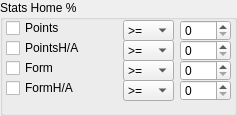
              <widget class="QGroupBox" name="groupBox_3">
               <property name="minimumSize">
                <size>
                 <width>237</width>
                 <height>116</height>
                </size>
               </property>
               <property name="maximumSize">
                <size>
                 <width>237</width>
                 <height>116</height>
                </size>
               </property>
               <property name="title">
                <string>Stats Home %</string>
               </property>
               <widget class="QComboBox" name="combo_points">
                <property name="geometry">
                 <rect>
                  <x>123</x>
                  <y>20</y>
                  <width>51</width>
                  <height>21</height>
                 </rect>
                </property>
                <property name="minimumSize">
                 <size>
                  <width>0</width>
                  <height>3</height>
                 </size>
                </property>
                <property name="maximumSize">
                 <size>
                  <width>51</width>
                  <height>21</height>
                 </size>
                </property>
                <item>
                 <property name="text">
                  <string>&gt;=</string>
                 </property>
                </item>
                <item>
                 <property name="text">
                  <string>&lt;=</string>
                 </property>
                </item>
               </widget>
               <widget class="QCheckBox" name="check_points">
                <property name="geometry">
                 <rect>
                  <x>6</x>
                  <y>20</y>
                  <width>111</width>
                  <height>16</height>
                 </rect>
                </property>
                <property name="maximumSize">
                 <size>
                  <width>16777215</width>
                  <height>21</height>
                 </size>
                </property>
                <property name="text">
                 <string>Points</string>
                </property>
                <property name="tristate">
                 <bool>false</bool>
                </property>
               </widget>
               <widget class="QSpinBox" name="spin_points">
                <property name="geometry">
                 <rect>
                  <x>180</x>
                  <y>20</y>
                  <width>51</width>
                  <height>21</height>
                 </rect>
                </property>
                <property name="minimumSize">
                 <size>
                  <width>0</width>
                  <height>3</height>
                 </size>
                </property>
                <property name="maximumSize">
                 <size>
                  <width>51</width>
                  <height>21</height>
                 </size>
                </property>
               </widget>
               <widget class="QSpinBox" name="spin_points_ha">
                <property name="geometry">
                 <rect>
                  <x>180</x>
                  <y>40</y>
                  <width>51</width>
                  <height>21</height>
                 </rect>
                </property>
                <property name="minimumSize">
                 <size>
                  <width>0</width>
                  <height>3</height>
                 </size>
                </property>
                <property name="maximumSize">
                 <size>
                  <width>51</width>
                  <height>21</height>
                 </size>
                </property>
               </widget>
               <widget class="QComboBox" name="combo_points_ha">
                <property name="geometry">
                 <rect>
                  <x>123</x>
                  <y>40</y>
                  <width>51</width>
                  <height>21</height>
                 </rect>
                </property>
                <property name="minimumSize">
                 <size>
                  <width>0</width>
                  <height>3</height>
                 </size>
                </property>
                <property name="maximumSize">
                 <size>
                  <width>51</width>
                  <height>21</height>
                 </size>
                </property>
                <item>
                 <property name="text">
                  <string>&gt;=</string>
                 </property>
                </item>
                <item>
                 <property name="text">
                  <string>&lt;=</string>
                 </property>
                </item>
               </widget>
               <widget class="QCheckBox" name="check_points_ha">
                <property name="geometry">
                 <rect>
                  <x>6</x>
                  <y>40</y>
                  <width>111</width>
                  <height>16</height>
                 </rect>
                </property>
                <property name="maximumSize">
                 <size>
                  <width>16777215</width>
                  <height>21</height>
                 </size>
                </property>
                <property name="text">
                 <string>PointsH/A</string>
                </property>
               </widget>
               <widget class="QSpinBox" name="spin_form_ha">
                <property name="geometry">
                 <rect>
                  <x>180</x>
                  <y>80</y>
                  <width>51</width>
                  <height>21</height>
                 </rect>
                </property>
                <property name="minimumSize">
                 <size>
                  <width>0</width>
                  <height>3</height>
                 </size>
                </property>
                <property name="maximumSize">
                 <size>
                  <width>51</width>
                  <height>21</height>
                 </size>
                </property>
               </widget>
               <widget class="QComboBox" name="combo_form">
                <property name="geometry">
                 <rect>
                  <x>123</x>
                  <y>60</y>
                  <width>51</width>
                  <height>21</height>
                 </rect>
                </property>
                <property name="minimumSize">
                 <size>
                  <width>0</width>
                  <height>3</height>
                 </size>
                </property>
                <property name="maximumSize">
                 <size>
                  <width>51</width>
                  <height>21</height>
                 </size>
                </property>
                <item>
                 <property name="text">
                  <string>&gt;=</string>
                 </property>
                </item>
                <item>
                 <property name="text">
                  <string>&lt;=</string>
                 </property>
                </item>
               </widget>
               <widget class="QCheckBox" name="check_form_ha">
                <property name="geometry">
                 <rect>
                  <x>6</x>
                  <y>80</y>
                  <width>111</width>
                  <height>16</height>
                 </rect>
                </property>
                <property name="maximumSize">
                 <size>
                  <width>16777215</width>
                  <height>21</height>
                 </size>
                </property>
                <property name="text">
                 <string>FormH/A</string>
                </property>
               </widget>
               <widget class="QSpinBox" name="spin_form">
                <property name="geometry">
                 <rect>
                  <x>180</x>
                  <y>60</y>
                  <width>51</width>
                  <height>21</height>
                 </rect>
                </property>
                <property name="minimumSize">
                 <size>
                  <width>0</width>
                  <height>3</height>
                 </size>
                </property>
                <property name="maximumSize">
                 <size>
                  <width>51</width>
                  <height>21</height>
                 </size>
                </property>
               </widget>
               <widget class="QCheckBox" name="check_form">
                <property name="geometry">
                 <rect>
                  <x>6</x>
                  <y>60</y>
                  <width>111</width>
                  <height>16</height>
                 </rect>
                </property>
                <property name="maximumSize">
                 <size>
                  <width>16777215</width>
                  <height>21</height>
                 </size>
                </property>
                <property name="text">
                 <string>Form</string>
                </property>
               </widget>
               <widget class="QComboBox" name="combo_form_ha">
                <property name="geometry">
                 <rect>
                  <x>123</x>
                  <y>80</y>
                  <width>51</width>
                  <height>21</height>
                 </rect>
                </property>
                <property name="minimumSize">
                 <size>
                  <width>0</width>
                  <height>3</height>
                 </size>
                </property>
                <property name="maximumSize">
                 <size>
                  <width>51</width>
                  <height>21</height>
                 </size>
                </property>
                <item>
                 <property name="text">
                  <string>&gt;=</string>
                 </property>
                </item>
                <item>
                 <property name="text">
                  <string>&lt;=</string>
                 </property>
                </item>
               </widget>
              </widget>
